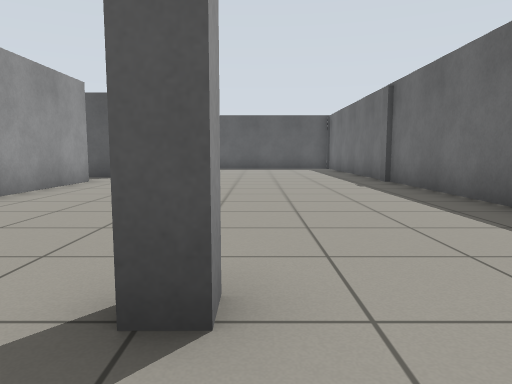
view 1 (above)

16 first-person views from a walk through a Gazebo world. The camera is 0.72 m above the floor, tilts 6° down and sees 70° across. The floor is counted in squares, 1 m on a side. Each view is taken from the middle of a square. On the plan, view 1 faces up. The plan holds only what a view shows up to about 11 squares ahead; the rest is blank.

view 2
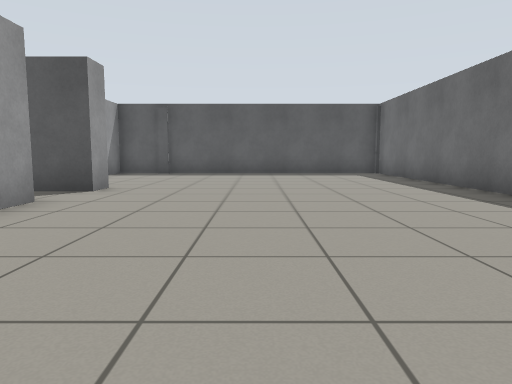

view 3
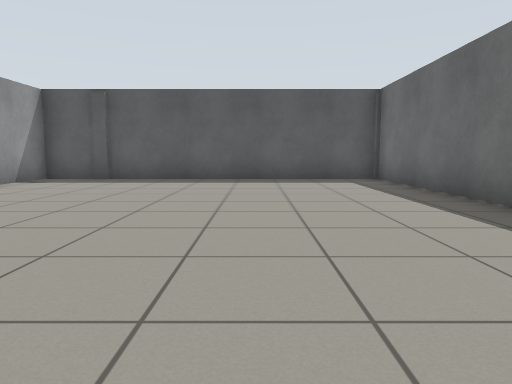

view 4
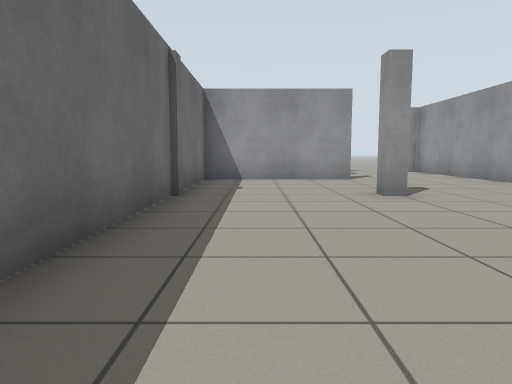

view 5
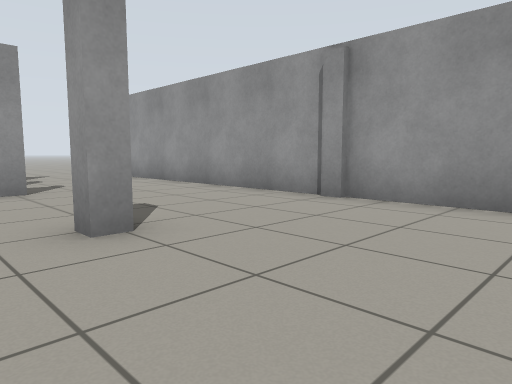

view 6
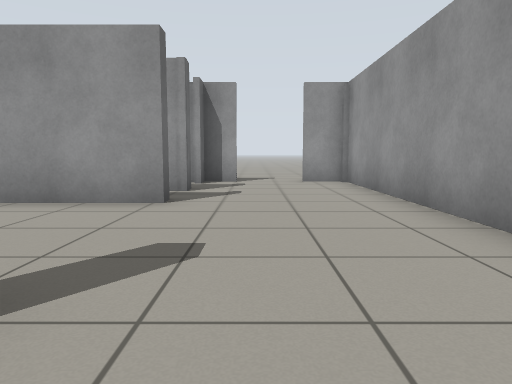

view 7
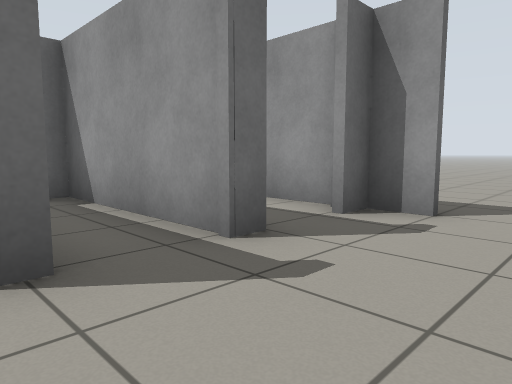

view 8
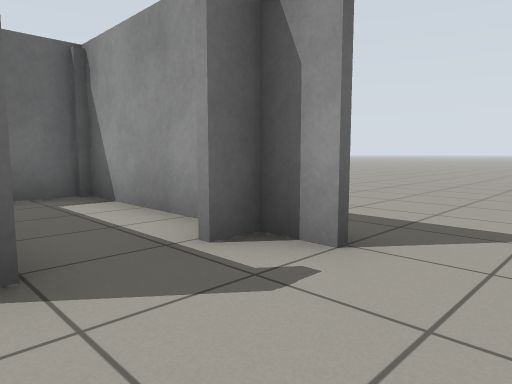

view 9
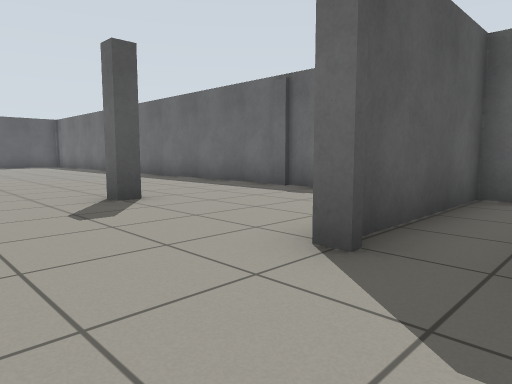

view 10
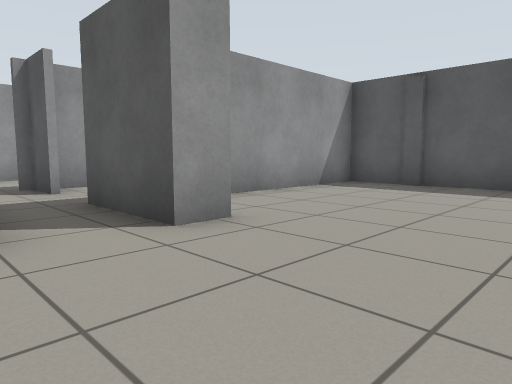

view 11
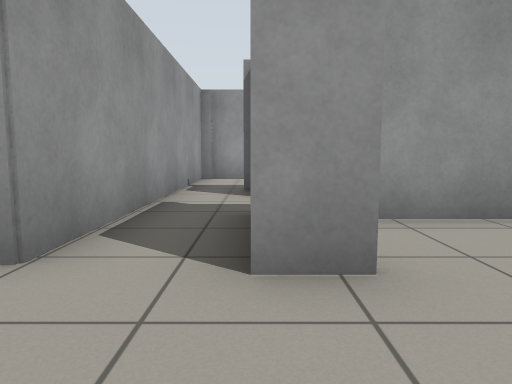

view 12
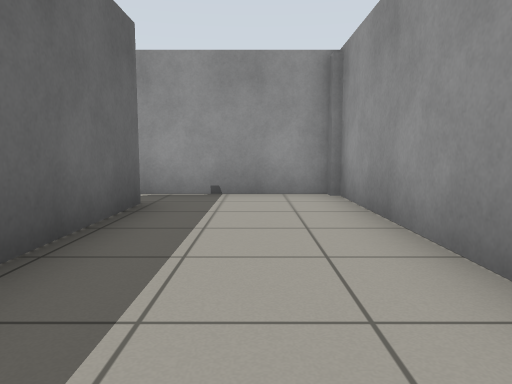

view 13
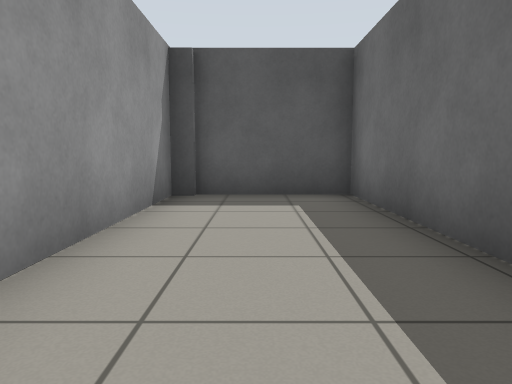

view 14
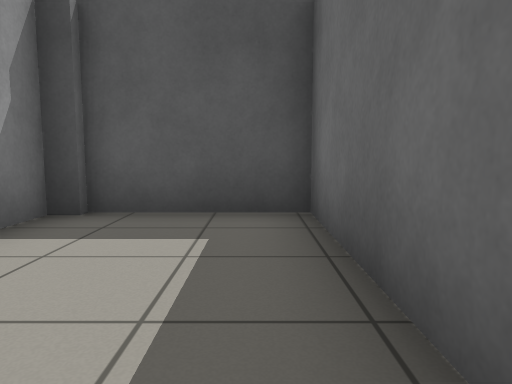

view 15
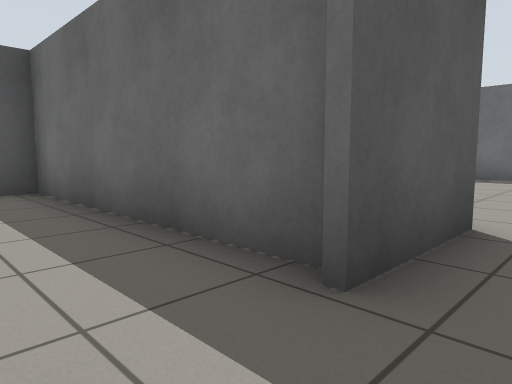

view 16
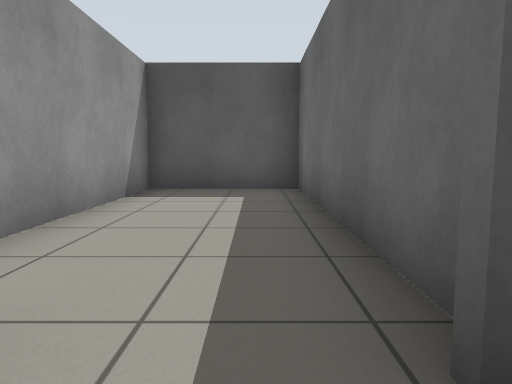

### Floor plan
Points are (right, up) in squares from view 1. A wall is a line through its corners. A room is listed if a view was taken in it or the views show most of it. See-through windows are left out.
Room 1 (views 1, 2, 3, 4, 5, 6, 7, 8, 9, 10, 11)
walls: (-4.3, 4.1) (-4.3, -6.4) (-3.1, -6.4); (-0.7, 1.8) (-0.2, 1.8) (-0.2, 1.4) (-0.7, 1.4) (-0.7, 1.8); (-4.3, 9.5) (-4.3, 6.1); (-4.1, 11.8) (-4.1, 11); (-0.7, -2.8) (-0.7, -2.3) (3.5, -2.3); (3.5, -2.4) (-0.2, -2.4); (-0.7, -4.5) (-0.7, -4.1) (3.5, -4.1) (3.5, 17.4) (-6, 17.4) (-6, 12.2); (-1.6, -6.4) (-0.7, -6.4) (-0.7, -5.8)
ways out: opening at (-5.5, 10) to room 3; opening at (-1, -5) to room 4; opening at (-2.5, -6.5)
Room 2 (views 12, 13, 14)
walls: (-12.3, 9.9) (-12.3, 9.5) (-8.6, 9.5); (-8, 11) (-9.3, 11) (-9.3, 17.5); (-12, 17.2) (-12.4, 17.2) (-12.4, 9.7); (-9.1, 17.4) (-12.1, 17.4)
ways out: opening at (-9, 10) to room 3
Room 3 (views 15, 16)
walls: (-6.1, 11.2) (-6.1, 17.4) (-9.1, 17.4); (-4.1, 11) (-6.4, 11); (-8.6, 9.5) (-4.3, 9.5); (-9.2, 17.5) (-9.2, 11.4)
ways out: opening at (-5.5, 10) to room 1; opening at (-9, 10) to room 2
Room 4 (no view inside)
walls: (-0.1, -6.4) (3.5, -6.4) (3.5, -5.2)
ways out: opening at (-1, -5) to room 1

Where each view was taken, in squares from view 1:
view 1: 0 up, 0 right, facing up
view 2: 4 up, 1 left, facing up
view 3: 7 up, 0 right, facing up
view 4: 8 up, 2 right, facing down
view 5: 5 up, 1 right, facing down-left
view 6: 3 up, 2 left, facing down
view 7: 2 down, 3 left, facing down-right
view 8: 4 down, 3 left, facing down-right
view 9: 4 down, 3 left, facing up-right
view 10: 9 up, 1 left, facing up-left
view 11: 11 up, 2 left, facing left
view 12: 16 up, 11 left, facing down
view 13: 11 up, 11 left, facing up
view 14: 13 up, 10 left, facing up
view 15: 10 up, 8 left, facing up-right
view 16: 10 up, 7 left, facing up
